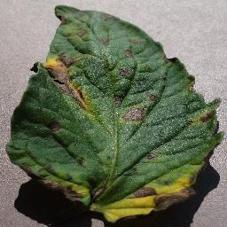
#> input picture raw_dataset/early_blight_leaf/Eb11.jpg, 227 x 227 px; its folder holds only this picture in this run
$ python augment_raw_dataset.py
#> lines starting #> are read from the running program, lines starting #| are printed output that depends on the picture
import os
from PIL import Image

def augment_image(image_path, save_dir, base_name):
#> called with image_path = 'raw_dataset/early_blight_leaf/Eb11.jpg', save_dir = 'raw_dataset/early_blight_leaf', base_name = 'Eb11'
    img = Image.open(image_path)
#> img is the input picture: PIL image 227x227 RGB; mean R, G, B 104.1, 111.2, 89.9
    # Mirror
    img_mirror = img.transpose(Image.FLIP_LEFT_RIGHT)
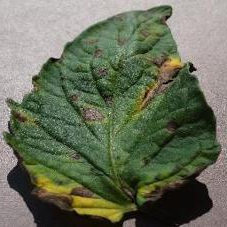
#> img_mirror: PIL image 227x227 RGB; mean R, G, B 104.1, 111.2, 89.9
    img_mirror.save(os.path.join(save_dir, f"{base_name}_mirror.jpg"))
    # Rotate right (90 degrees)
    img_rot_right = img.transpose(Image.ROTATE_270)
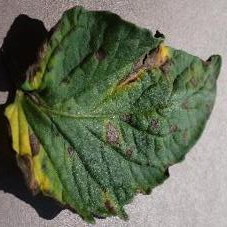
#> img_rot_right: PIL image 227x227 RGB; mean R, G, B 104.1, 111.2, 89.9
    img_rot_right.save(os.path.join(save_dir, f"{base_name}_rotR.jpg"))
    # Rotate left (270 degrees)
    img_rot_left = img.transpose(Image.ROTATE_90)
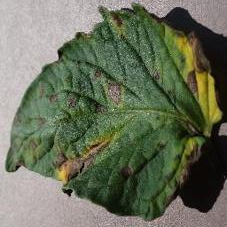
#> img_rot_left: PIL image 227x227 RGB; mean R, G, B 104.1, 111.2, 89.9
    img_rot_left.save(os.path.join(save_dir, f"{base_name}_rotL.jpg"))
    # Upside down (180 degrees)
    img_upside = img.transpose(Image.ROTATE_180)
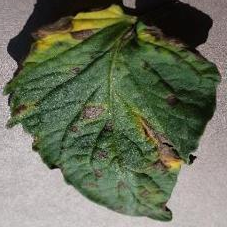
#> img_upside: PIL image 227x227 RGB; mean R, G, B 104.1, 111.2, 89.9
    img_upside.save(os.path.join(save_dir, f"{base_name}_upside.jpg"))

def augment_dataset(raw_dataset_dir):
    for class_name in os.listdir(raw_dataset_dir):
        class_dir = os.path.join(raw_dataset_dir, class_name)
        if not os.path.isdir(class_dir):
            continue
        for fname in os.listdir(class_dir):
            if fname.lower().endswith(('.jpg', '.jpeg', '.png')):
                fpath = os.path.join(class_dir, fname)
                base_name, _ = os.path.splitext(fname)
                augment_image(fpath, class_dir, base_name)
#> pass 2 of the loop in augment_dataset, `for class_name in os.listdir(raw_dataset_dir):`:
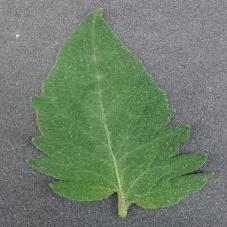
#> input picture raw_dataset/healthy_leaf/H1022.jpg, 227 x 227 px
#> in augment_image, img is the input picture: PIL image 227x227 RGB; mean R, G, B 110.8, 128.1, 107.6
#> in augment_image (call 2), `img_rot_left = img.transpose(Image.ROTATE_90)`:
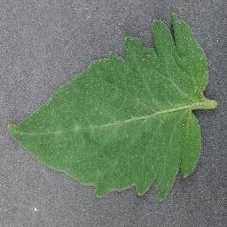
#> img_rot_left: PIL image 227x227 RGB; mean R, G, B 110.8, 128.1, 107.6
#> in augment_image (call 2), `img_upside = img.transpose(Image.ROTATE_180)`:
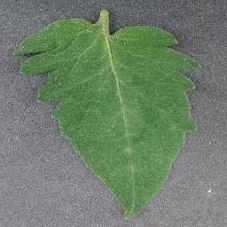
#> img_upside: PIL image 227x227 RGB; mean R, G, B 110.8, 128.1, 107.6

if __name__ == "__main__":
    augment_dataset("raw_dataset")
    print("Augmentation complete.")
